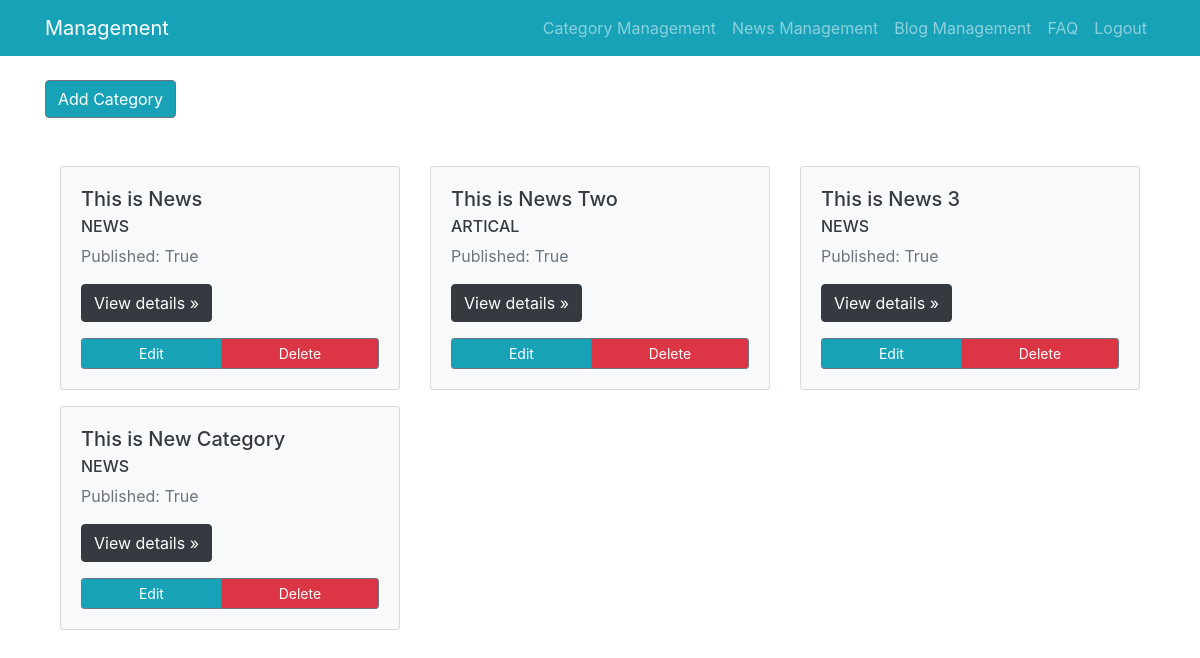
Page /category_management/ (signed in) on the committed database.
### category_management/models.py (models this page shows, shortened)
class Category(models.Model):
    class Meta:
        db_table = 'category'
    id = models.AutoField(primary_key=True)
    name = models.CharField(max_length=150)
    type = models.CharField(max_length=300, choices = CHOICES)
    published = models.BooleanField(max_length=300, choices = published_options)

### category_management/views.py (the view)
# urls.py: path('', CategoryView.as_view(), name="category_list"),
class CategoryView(ListView):
    model = Category
    queryset = Category.objects.all()
    template_name = 'category_management/list_view.html'
    context_object_name = 'category_list'

### templates/category_management/list_view.html
{% extends 'base.html' %}
{% block content %}
<br>
<div>
  <a class="btn btn-secondary bg-info" href="{% url 'add_category' %}" role="button">Add Category</a>
</div>
<div class="album py-5">
  <div class="container">
    <div class="row">
      {% if object_list %}
      {% for each in category_list %}
      <div class="col-md-4 mb-3">
        <div class="card bg-light">
          <div class="card-body">
            <h5 class="card-title text-dark">{{each.name}}</h5>
            <h6 class="card-subtitle mb-2 text-dark">{{each.type}}</h6>
            <p class="text-muted">Published: {{each.published}}</p>
            <p><a class="btn btn-dark" href="{% url 'category_detail_view' each.id %}" role="button">View details
                &raquo;</a></p>
            <div class="btn-group d-flex justify-content-between align-items-center">
              <a class="btn btn-sm btn-outline-secondary bg-info text-white" href="{% url 'edit_category' each.id %}"
                role="button">Edit</a>
              <a class="btn btn-sm btn-outline-secondary bg-danger text-white" href="{% url 'delete_category' each.id %}" role="button">Delete</a>
            </div>
          </div>
        </div>
      </div>
      {% endfor %}
      {% else %}
      No Category Found
      {% endif %}
    </div>
  </div>
  {% endblock %}

### rows in the picture
Category: name "This is News", type "NEWS", published "True"
Category: name "This is News Two", type "ARTICAL", published "True"
Category: name "This is News 3", type "NEWS", published "True"
Category: name "This is New Category", type "NEWS", published "True"
